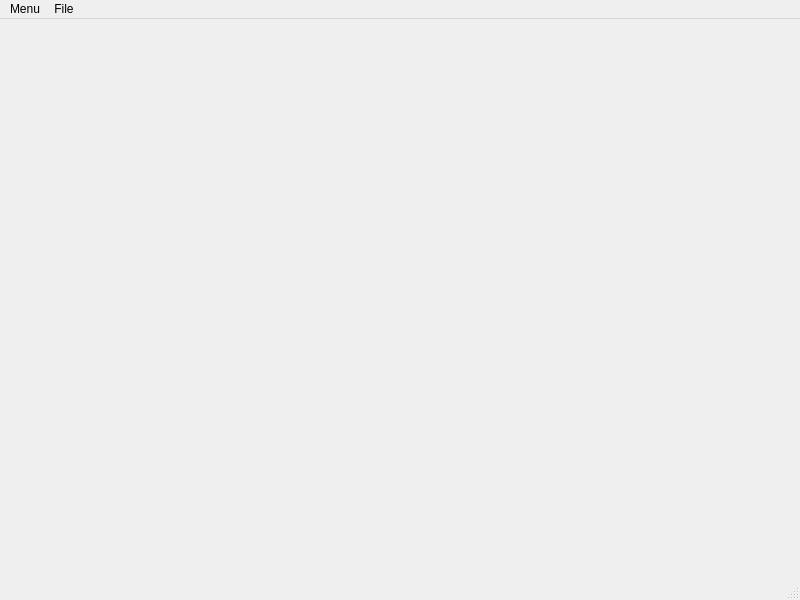
<?xml version="1.0" encoding="UTF-8"?>
<ui version="4.0">
 <class>MainWindow</class>
 <widget class="QMainWindow" name="MainWindow">
  <property name="geometry">
   <rect>
    <x>0</x>
    <y>0</y>
    <width>800</width>
    <height>600</height>
   </rect>
  </property>
  <property name="windowTitle">
   <string>MainWindow</string>
  </property>
  <widget class="QWidget" name="centralwidget">
   <layout class="QVBoxLayout" name="verticalLayout">
    <item>
     <widget class="QStackedWidget" name="stackedWidget">
      <widget class="QWidget" name="page"/>
      <widget class="QWidget" name="page_3"/>
      <widget class="QWidget" name="page_2"/>
     </widget>
    </item>
   </layout>
  </widget>
  <widget class="QMenuBar" name="menubar">
   <property name="geometry">
    <rect>
     <x>0</x>
     <y>0</y>
     <width>800</width>
     <height>26</height>
    </rect>
   </property>
   <widget class="QMenu" name="menuMenu">
    <property name="title">
     <string>Menu</string>
    </property>
    <addaction name="actionPeta_Satu"/>
    <addaction name="separator"/>
    <addaction name="actionPeta_Dua"/>
    <addaction name="separator"/>
    <addaction name="actionPeta_Tiga"/>
   </widget>
   <widget class="QMenu" name="menuFile">
    <property name="title">
     <string>File</string>
    </property>
    <addaction name="actionExit"/>
   </widget>
   <addaction name="menuMenu"/>
   <addaction name="menuFile"/>
  </widget>
  <widget class="QStatusBar" name="statusbar"/>
  <action name="actionPeta_Satu">
   <property name="text">
    <string>Peta Satu</string>
   </property>
  </action>
  <action name="actionPeta_Dua">
   <property name="text">
    <string>Peta Dua</string>
   </property>
  </action>
  <action name="actionExit">
   <property name="text">
    <string>Exit</string>
   </property>
  </action>
  <action name="actionPeta_Tiga">
   <property name="text">
    <string>Peta Tiga</string>
   </property>
  </action>
 </widget>
 <resources/>
 <connections/>
</ui>
